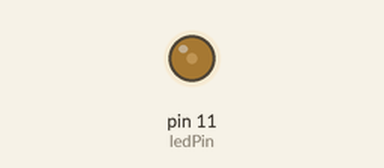
Bench run of a sketch on a simulated Arduino Uno, built with avr-gcc and run on an emulated ATmega328P. Parts: output pins drawn as LEDs (lit = HIGH). Random numbers use the default seed unless the sketch sets one.

Above: at 0.24 s.
At 13.86 s:
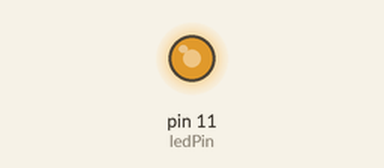
At 18.2 s:
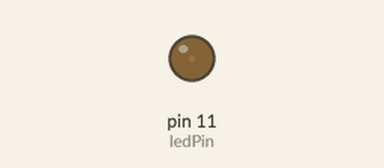
At 37.7 s:
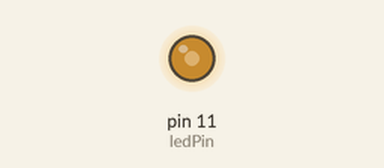
Timing chart, 0 to 40.0 s (numbered marks = the images above):
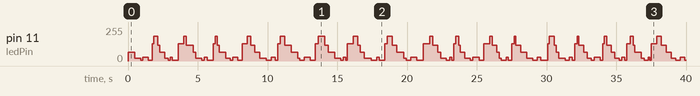

Measured:
- by itself, pin 11 (ledPin): 0/255 → 64/255 at 0.00 s, → 22/255 0.48 s later, → 4/255 0.44 s later, → 28/255 0.13 s later, … (141 changes in this stretch)

The sketch:

L8_2.ino
```cpp
int ledPin = 11;
int flicker[] = {64, 22, 4, 28, 6, 130, 186, 120};
int i = 0;

void setup() {
  randomSeed(analogRead(A5));
}

void loop() {
  analogWrite(ledPin, flicker[i]);
  delay(random(100, 500));
  i++;
  if (i == (sizeof(flicker)/2)) i = 0;
}
```
